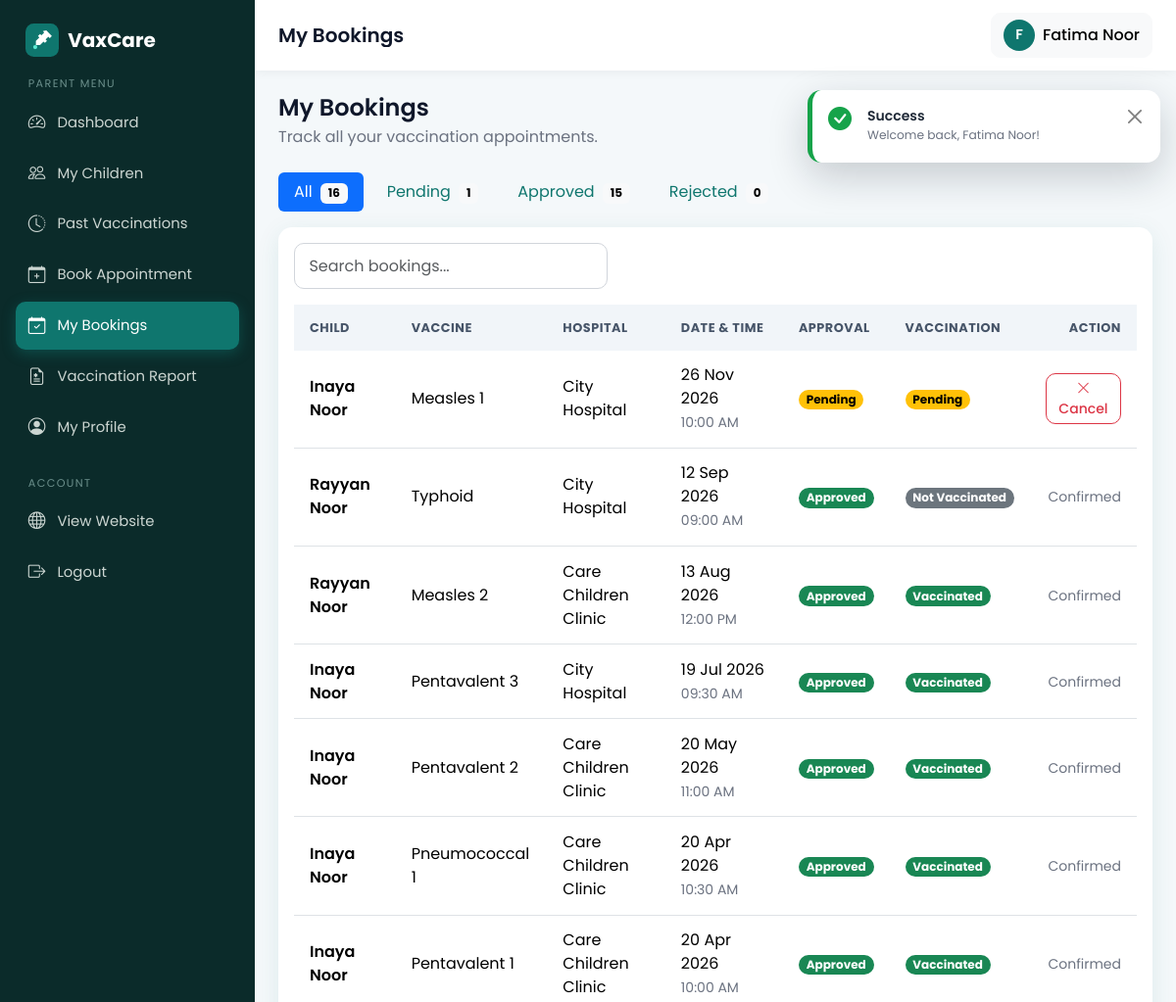
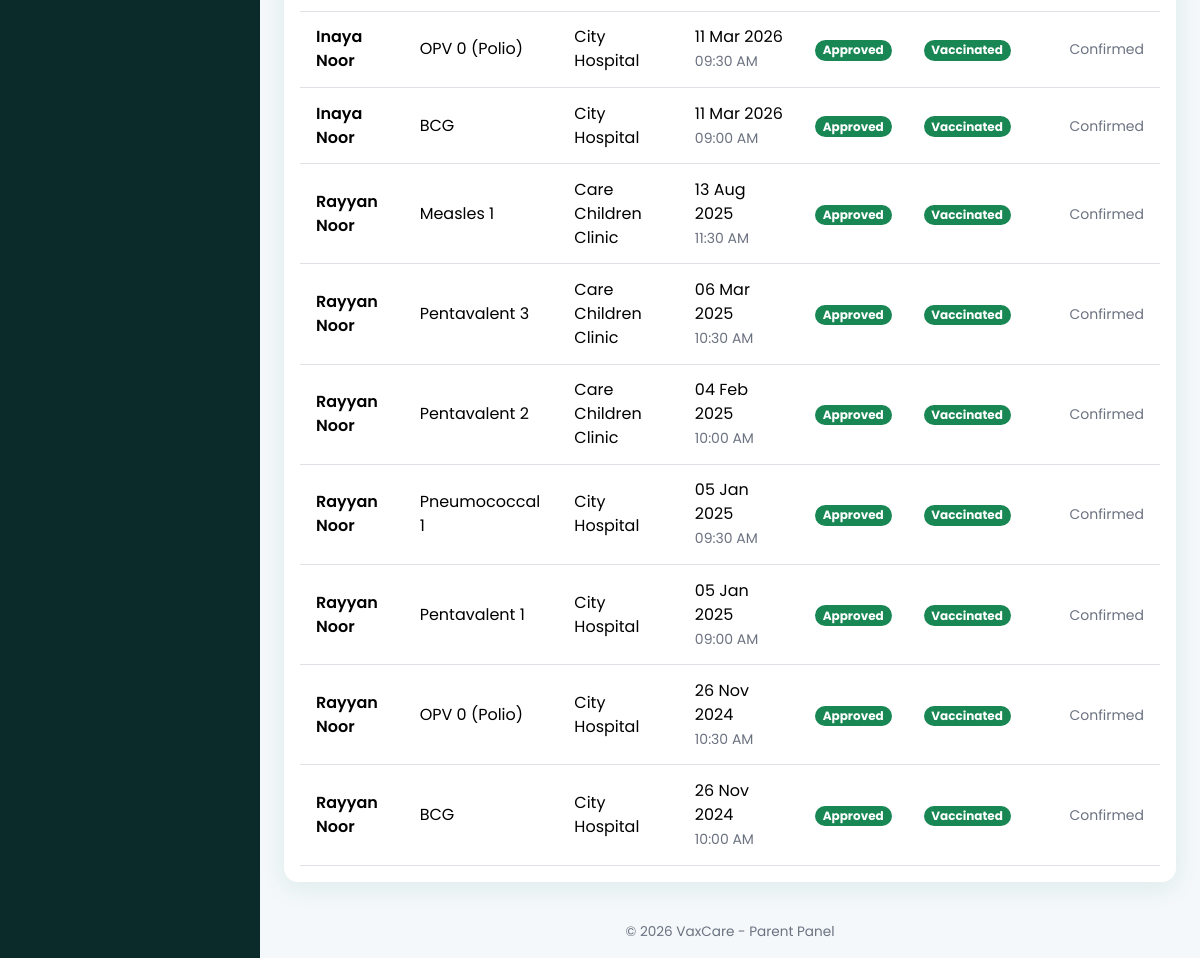
Screenshot of /parent/my_bookings.php (signed in) with the database file from the repository (2 pictures, top to bottom).
### tables this page shows
CREATE TABLE bookings (
  id INT AUTO_INCREMENT PRIMARY KEY,
  child_id INT NOT NULL,
  parent_id INT NOT NULL,
  hospital_id INT NOT NULL,
  vaccine_id INT NOT NULL,
  appointment_date DATE NOT NULL,
  appointment_time TIME NOT NULL,
  approval_status ENUM('pending','approved','rejected') NOT NULL DEFAULT 'pending',
  vaccination_status ENUM('pending','vaccinated','not_vaccinated') NOT NULL DEFAULT 'pending',
  created_at TIMESTAMP DEFAULT CURRENT_TIMESTAMP,
  FOREIGN KEY (child_id)    REFERENCES children(id)  ON DELETE CASCADE,
  FOREIGN KEY (parent_id)   REFERENCES users(id)     ON DELETE CASCADE,
  FOREIGN KEY (hospital_id) REFERENCES hospitals(id) ON DELETE CASCADE,
  FOREIGN KEY (vaccine_id)  REFERENCES vaccines(id)  ON DELETE CASCADE
);

CREATE TABLE children (
  id INT AUTO_INCREMENT PRIMARY KEY,
  parent_id INT NOT NULL,
  name VARCHAR(100) NOT NULL,
  dob DATE NOT NULL,
  gender ENUM('male','female') NOT NULL,
  blood_group VARCHAR(5),
  created_at TIMESTAMP DEFAULT CURRENT_TIMESTAMP,
  FOREIGN KEY (parent_id) REFERENCES users(id) ON DELETE CASCADE
);

CREATE TABLE vaccines (
  id INT AUTO_INCREMENT PRIMARY KEY,
  vaccine_name VARCHAR(120) NOT NULL,
  description VARCHAR(255),
  recommended_age VARCHAR(50),               
  recommended_age_days INT NOT NULL DEFAULT 0,
  availability ENUM('available','unavailable') NOT NULL DEFAULT 'available'
);

CREATE TABLE hospitals (
  id INT AUTO_INCREMENT PRIMARY KEY,
  user_id INT NULL,                          
  hospital_name VARCHAR(150) NOT NULL,
  address VARCHAR(255) NOT NULL,
  location VARCHAR(100) NOT NULL,            
  phone VARCHAR(20),
  license_no VARCHAR(60) NULL,                       
  created_at TIMESTAMP DEFAULT CURRENT_TIMESTAMP,
  FOREIGN KEY (user_id) REFERENCES users(id) ON DELETE SET NULL
);

### parent/my_bookings.php (the view, shortened to what this page needs)
<?php
require_once __DIR__ . '/../config/db.php';
$parentId = (int)$_SESSION['user_id'];
$tabs   = ['all', 'pending', 'approved', 'rejected'];
$status = in_array($_GET['status'] ?? '', $tabs, true) ? $_GET['status'] : 'all';
$stmt = $pdo->prepare('SELECT approval_status, COUNT(*) FROM bookings WHERE parent_id = ? GROUP BY approval_status');
$stmt->execute([$parentId]);
$counts        = $stmt->fetchAll(PDO::FETCH_KEY_PAIR);
$counts['all'] = array_sum($counts);
$sql = "SELECT b.id, b.child_id, b.appointment_date, b.appointment_time, b.approval_status, b.vaccination_status,
               c.name AS child_name, v.vaccine_name, h.hospital_name
        FROM bookings b
        JOIN children  c ON c.id = b.child_id
        JOIN vaccines  v ON v.id = b.vaccine_id
        JOIN hospitals h ON h.id = b.hospital_id
        WHERE b.parent_id = ?";
$params = [$parentId];
$sql .= ' ORDER BY b.appointment_date DESC, b.id DESC';
$stmt = $pdo->prepare($sql);
$stmt->execute($params);
$bookings = $stmt->fetchAll();
require_once __DIR__ . '/../includes/parent_header.php';
?>
<div class="d-flex flex-wrap justify-content-between align-items-center gap-2 mb-4">
  <div>
    <h4 class="mb-1">My Bookings</h4>
    <p class="text-muted mb-0">Track all your vaccination appointments.</p>
  </div>
  <a href="<?= BASE_URL ?>/parent/book_hospital.php" class="btn btn-primary"><i class="bi bi-plus-lg me-1"></i>New Appointment</a>
</div>
<ul class="nav nav-pills mb-3 gap-2">
  <?php foreach ($tabs as $t): ?>
    <li class="nav-item">
      <a class="nav-link <?= $status === $t ? 'active' : '' ?>" href="?status=<?= $t ?>">
        <?= ucfirst($t) ?> <span class="badge text-bg-light ms-1"><?= (int)($counts[$t] ?? 0) ?></span>
      </a>
    </li>
  <?php endforeach; ?>
</ul>
<div class="card">
  <div class="card-body">
    <input type="search" class="form-control mb-3" style="max-width: 320px;"
           placeholder="Search bookings..." data-table-search="#bookingsTable">
    <div class="table-responsive">
      <table class="table table-hover table-stack mb-0" id="bookingsTable">
        <thead>
          <tr>
            <th>Child</th><th>Vaccine</th><th>Hospital</th><th>Date &amp; Time</th>
            <th>Approval</th><th>Vaccination</th><th class="text-end">Action</th>
          </tr>
        </thead>
        <tbody>
          <?php foreach ($bookings as $b): ?>
            <tr>
              <td data-label="Child" class="fw-semibold"><?= e($b['child_name']) ?></td>
              <td data-label="Vaccine"><?= e($b['vaccine_name']) ?></td>
              <td data-label="Hospital"><?= e($b['hospital_name']) ?></td>
              <td data-label="Date &amp; Time">
                <div><?= format_date($b['appointment_date']) ?></div>
                <small class="text-muted"><?= date('h:i A', strtotime($b['appointment_time'])) ?></small>
              </td>
              <td data-label="Approval"><?= status_badge($b['approval_status']) ?></td>
              <td data-label="Vaccination"><?= status_badge($b['vaccination_status']) ?></td>
              <td class="text-end">
                <?php if ($b['approval_status'] === 'pending'): ?>
                  <form method="post" action="<?= BASE_URL ?>/parent/booking_cancel.php" class="d-inline">
                    <button type="submit" class="btn btn-sm btn-outline-danger"
                            data-confirm="Cancel this appointment request?"><i class="bi bi-x-lg"></i> Cancel</button>
                  </form>
                <?php elseif ($b['approval_status'] === 'rejected'): ?>
                  <a href="<?= BASE_URL ?>/parent/book_hospital.php?child=<?= (int)$b['child_id'] ?>" class="btn btn-sm btn-outline-primary">Book again</a>
                <?php else: ?>
                  <small class="text-muted">Confirmed</small>
                <?php endif; ?>
              </td>
            </tr>
          <?php endforeach; ?>
        </tbody>
      </table>
    </div>
  </div>
</div>
<?php require_once __DIR__ . '/../includes/parent_footer.php'; ?>

### includes/functions.php (shortened to what this page needs)
<?php
function e($text)
{
    return htmlspecialchars((string)$text, ENT_QUOTES, 'UTF-8');
}
function format_date($date)
{
    return $date ? date('d M Y', strtotime($date)) : '-';
}
function status_badge($status)
{
    $map = [
        'pending'        => ['warning', 'Pending'],
        'approved'       => ['success', 'Approved'],
        'rejected'       => ['danger',  'Rejected'],
        'vaccinated'     => ['success', 'Vaccinated'],
        'not_vaccinated' => ['secondary', 'Not Vaccinated'],
        'available'      => ['success', 'Available'],
        'unavailable'    => ['danger',  'Unavailable'],
        'active'         => ['success', 'Active'],
        'disabled'       => ['danger',  'Disabled'],
        'verified'       => ['success', 'Verified'],
    ];
    [$color, $label] = $map[$status] ?? ['secondary', ucfirst($status)];
    return '<span class="badge rounded-pill text-bg-' . $color . '">' . $label . '</span>';
}
function asset($path)
{
    $path = ltrim($path, '/');
    $file = __DIR__ . '/../assets/' . $path;
    $version = file_exists($file) ? filemtime($file) : time();
    return BASE_URL . '/assets/' . $path . '?v=' . $version;
}
function vendor($local, $cdn)
{
    $file = __DIR__ . '/../assets/vendor/' . $local;
    return is_file($file) ? BASE_URL . '/assets/vendor/' . $local : $cdn;
}
function head_assets()
{
    echo '<link href="' . vendor('bootstrap/bootstrap.min.css', 'https://cdn.jsdelivr.net/npm/bootstrap@5.3.3/dist/css/bootstrap.min.css') . '" rel="stylesheet">' . "\n  ";
    echo '<link href="' . vendor('bootstrap-icons/bootstrap-icons.css', 'https://cdn.jsdelivr.net/npm/bootstrap-icons@1.11.3/font/bootstrap-icons.css') . '" rel="stylesheet">' . "\n  ";
    echo '<link href="' . asset('css/style.css') . '" rel="stylesheet">' . "\n";
}
function render_flash($flash)
{
    $types = [
        'success' => ['bi-check-circle-fill',         'Success'],
        'danger'  => ['bi-x-octagon-fill',            'Error'],
        'warning' => ['bi-exclamation-triangle-fill', 'Attention'],
        'info'    => ['bi-info-circle-fill',          'Info'],
    ];
    $type = isset($types[$flash['type']]) ? $flash['type'] : 'info';
    [$icon, $title] = $types[$type];
    return '<div class="toast-container toast-pos position-fixed end-0 p-3">'
         . '<div class="toast toast-vax toast-' . $type . '" role="alert" aria-live="assertive" aria-atomic="true">'
         .   '<div class="d-flex align-items-start gap-3 p-3">'
         .     '<i class="bi ' . $icon . ' toast-ico"></i>'
         .     '<div class="flex-fill"><div class="fw-semibold">' . $title . '</div>'
         .     '<div class="small text-muted">' . e($flash['message']) . '</div></div>'
         .     '<button type="button" class="btn-close" data-bs-dismiss="toast" aria-label="Close"></button>'
         .   '</div>'
         .   '<div class="bar"></div>'
         . '</div></div>';
}

### assets/css/style.css (style rules this page uses)
:root { --brand: #0f766e; --brand-dark: #115e59; --brand-light: #ccfbf1; --accent: #2563eb; --bg: #f4f8fa; --text: #1f2937; --muted: #6b7280; --radius: 14px; --shadow: 0 6px 24px rgba(15, 118, 110, 0.10); --bs-primary: #0f766e; --bs-primary-rgb: 15, 118, 110; --bs-link-color: #0f766e; --bs-link-hover-color: #115e59; --bs-body-font-family: 'Poppins', system-ui, sans-serif; --bs-body-color: var(--text); }
html { scroll-behavior: smooth; }
body { font-family: 'Poppins', system-ui, sans-serif; background: var(--bg); color: var(--text); min-height: 100vh; display: flex; flex-direction: column; }
h1, h2, h3, h4, h5, h6 { font-weight: 600; color: #0f172a; }
.text-muted { color: var(--muted) !important; }
.btn { border-radius: 10px; font-weight: 500; transition: all .2s ease; }
.btn-primary { --bs-btn-bg: var(--brand); --bs-btn-border-color: var(--brand); --bs-btn-hover-bg: var(--brand-dark); --bs-btn-hover-border-color: var(--brand-dark); --bs-btn-active-bg: var(--brand-dark); --bs-btn-active-border-color: var(--brand-dark); --bs-btn-disabled-bg: var(--brand); --bs-btn-disabled-border-color: var(--brand); }
.card { border: 0; border-radius: var(--radius); box-shadow: var(--shadow); }
.form-control, .form-select { border-radius: 10px; padding: .65rem .9rem; border: 1px solid #d1d5db; }
.table thead th { background: #f1f5f9; font-size: .8rem; text-transform: uppercase; letter-spacing: .04em; color: #475569; border-bottom: 0; white-space: nowrap; }
.table > :not(caption) > * > * { padding: .85rem 1rem; vertical-align: middle; }
body.admin-body { display: block; background: var(--bg); }
:root { --bs-primary-bg-subtle: #ccfbf1; --bs-primary-text-emphasis: #0f766e; }
html { scroll-padding-top: 80px; }
.toast-pos { top: 76px; z-index: 1100; }
.toast-vax { width: 360px; max-width: calc(100vw - 2rem); border: 0; border-radius: 14px; background: #fff; box-shadow: 0 14px 40px rgba(15,23,42,.20); overflow: hidden; border-left: 5px solid var(--tc, #0f766e); }
.toast-vax .toast-ico { font-size: 1.5rem; color: var(--tc, #0f766e); line-height: 1.2; }
.toast-success { --tc: #16a34a; }

### rows the page displays
bookings: child.name "Inaya Noor", vaccine.vaccine_name "Measles 1", hospital.hospital_name "City Hospital", appointment_date "26 Nov 2026", appointment_time "10:00 AM", label "Pending Pending"
bookings: child.name "Rayyan Noor", vaccine.vaccine_name "Typhoid", hospital.hospital_name "City Hospital", appointment_date "12 Sep 2026", appointment_time "09:00 AM", label "Approved Not Vaccinated", approval_status "Confirmed"
bookings: child.name "Rayyan Noor", vaccine.vaccine_name "Measles 2", hospital.hospital_name "Care Children Clinic", appointment_date "13 Aug 2026", appointment_time "12:00 PM", label "Approved Vaccinated", approval_status "Confirmed"
bookings: child.name "Inaya Noor", vaccine.vaccine_name "Pentavalent 3", hospital.hospital_name "City Hospital", appointment_date "19 Jul 2026", appointment_time "09:30 AM", label "Approved Vaccinated", approval_status "Confirmed"
bookings: child.name "Inaya Noor", vaccine.vaccine_name "Pentavalent 2", hospital.hospital_name "Care Children Clinic", appointment_date "20 May 2026", appointment_time "11:00 AM", label "Approved Vaccinated", approval_status "Confirmed"
bookings: child.name "Inaya Noor", vaccine.vaccine_name "Pneumococcal 1", hospital.hospital_name "Care Children Clinic", appointment_date "20 Apr 2026", appointment_time "10:30 AM", label "Approved Vaccinated", approval_status "Confirmed"
bookings: child.name "Inaya Noor", vaccine.vaccine_name "Pentavalent 1", hospital.hospital_name "Care Children Clinic", appointment_date "20 Apr 2026", appointment_time "10:00 AM", label "Approved Vaccinated", approval_status "Confirmed"
bookings: child.name "Inaya Noor", vaccine.vaccine_name "OPV 0 (Polio)", hospital.hospital_name "City Hospital", appointment_date "11 Mar 2026", appointment_time "09:30 AM", label "Approved Vaccinated", approval_status "Confirmed"
bookings: child.name "Inaya Noor", vaccine.vaccine_name "BCG", hospital.hospital_name "City Hospital", appointment_date "11 Mar 2026", appointment_time "09:00 AM", label "Approved Vaccinated", approval_status "Confirmed"
bookings: child.name "Rayyan Noor", vaccine.vaccine_name "Measles 1", hospital.hospital_name "Care Children Clinic", appointment_date "13 Aug 2025", appointment_time "11:30 AM", label "Approved Vaccinated", approval_status "Confirmed"
bookings: child.name "Rayyan Noor", vaccine.vaccine_name "Pentavalent 3", hospital.hospital_name "Care Children Clinic", appointment_date "06 Mar 2025", appointment_time "10:30 AM", label "Approved Vaccinated", approval_status "Confirmed"
bookings: child.name "Rayyan Noor", vaccine.vaccine_name "Pentavalent 2", hospital.hospital_name "Care Children Clinic", appointment_date "04 Feb 2025", appointment_time "10:00 AM", label "Approved Vaccinated", approval_status "Confirmed"
bookings: child.name "Rayyan Noor", vaccine.vaccine_name "Pneumococcal 1", hospital.hospital_name "City Hospital", appointment_date "05 Jan 2025", appointment_time "09:30 AM", label "Approved Vaccinated", approval_status "Confirmed"
bookings: child.name "Rayyan Noor", vaccine.vaccine_name "Pentavalent 1", hospital.hospital_name "City Hospital", appointment_date "05 Jan 2025", appointment_time "09:00 AM", label "Approved Vaccinated", approval_status "Confirmed"
bookings: child.name "Rayyan Noor", vaccine.vaccine_name "OPV 0 (Polio)", hospital.hospital_name "City Hospital", appointment_date "26 Nov 2024", appointment_time "10:30 AM", label "Approved Vaccinated", approval_status "Confirmed"
bookings: child.name "Rayyan Noor", vaccine.vaccine_name "BCG", hospital.hospital_name "City Hospital", appointment_date "26 Nov 2024", appointment_time "10:00 AM", label "Approved Vaccinated", approval_status "Confirmed"

### other values shown
APP_NAME "VaxCare"
$label "Dashboard"
$label "My Children"
$label "Past Vaccinations"
$label "Book Appointment"
$label "My Bookings"
$label "Vaccination Report"
$label "My Profile"
$pageTitle "My Bookings"
mb_strtoupper(mb_substr($_SESSION['name'] ?? 'P', 0, 1)) "F"
$_SESSION['name'] "Fatima Noor"
$title "Success"
$flash['message'] "Welcome back, Fatima Noor!"
$t "All"
$counts[$t] "16"
